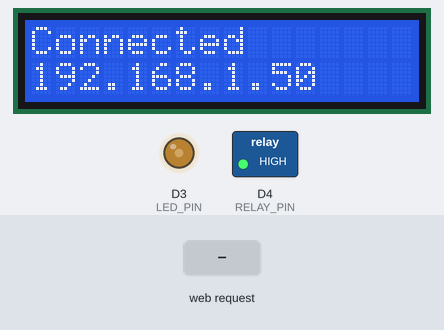
Bench run of a sketch on a simulated ESP8266 (NodeMCU). On the bench: 16×2 character LCD, switched loads named in the sketch (green lamp = pin HIGH), output pins drawn as LEDs (lit = HIGH). The test bench sets the inputs (shaded band). WiFi joins after 1.5 s; servers stay silent unless stated; what the sketch prints to the serial monitor is not drawn. At 13.3 s the program puts the board to deep sleep or switches it off; the recording ends there.

Above: at 5.8 s.
5.9 s: HTTP request GET /relay/on received
At 7.2 s:
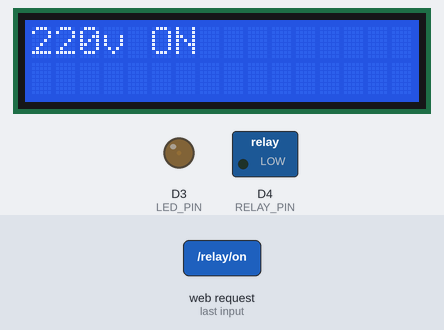
8.1 s: HTTP request GET /relay/off received
At 10.0 s:
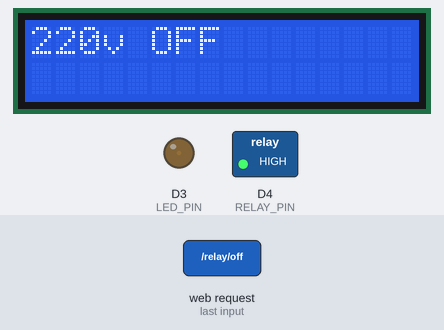
10.3 s: HTTP request GET /mode/sleep/wifi received
At 11.8 s:
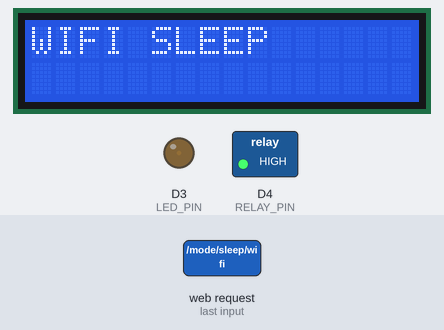
12.3 s: HTTP request GET /mode/sleep received
At 12.7 s:
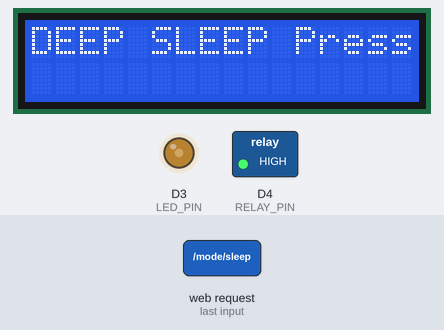
Timing chart, 0 to 13.3 s (numbered marks = the images above; inputs shaded):
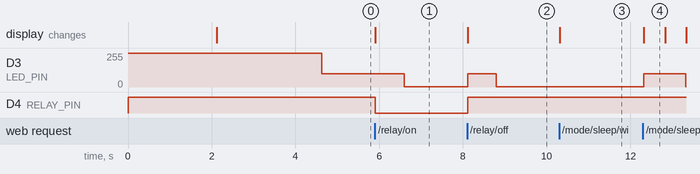

Measured:
- after the input at 5.9 s, D3 (LED_PIN): 100/255 → 2/255 after 0.70 s; D4 (RELAY_PIN): HIGH → LOW at once; the display: changes at once (image 1)
- after the input at 8.1 s, D3 (LED_PIN): 2/255 → 100/255 at once, → 2/255 0.69 s later; D4 (RELAY_PIN): LOW → HIGH at once; the display: changes at once (image 2)
- after the input at 10.3 s, the display: changes at once (image 3)
- after the input at 12.3 s, D3 (LED_PIN): 2/255 → 100/255 at once, → 2/255 1.0 s later; the display: changes at once (image 4)
- what the display in image 4 shows lasts 0.5 s, from 12.3 s to 12.8 s

The sketch:

mini-display-v1.2.ino
```cpp
// (licence header left out)
#include <ESP8266WiFi.h>
#include <ESP8266LLMNR.h>
#include <ESP8266WebServer.h>
#include <WiFiClient.h>
//#include "DHT.h" //DHT Bibliothek laden

//LCD try
#include <Wire.h>
#include <LiquidCrystal_I2C.h>

// Actual device, the IC2 address may change.
LiquidCrystal_I2C lcd(0x27, 16, 2);

#define LED_PIN D3
#define RELAY_PIN D4

//#define DHTPIN D5 //Der Sensor wird an PIN 2 angeschlossen
//#define DHTTYPE DHT11    // Es handelt sich um den DHT11 Sensor
//DHT dht(DHTPIN, DHTTYPE);

// WIFI Access Home / AndroidAP define this in array to allow trying different Wlan networks
char* ssids[] = {"KabelBox-A210", "AndroidAP"};
char* passwords[] = {"14237187131701431551", "fasfasnar"};
const byte wifiLength = 2; // Number of networks above
// TODO Check how to get length of array in C++
byte wifiIndex = 0;
boolean wlGiveUp = false;
// ORDER of array should match SSID[0]->Password[0] // NEL 3162681x

float temperature, humidity;
unsigned long previousMillis = 0; // When was the sensor last read
const long interval = 10000;      // Wait N seconds before reading again
const int deepSleepAfter = 6;     // 6 will go to sleep in a minute
int countTenSec = 0;              // Counter to go to sleep after N*10 seconds
int ledOnPwm = 100; // LCD backlight led
int ledOnPwmHigh = 800;
int actualLedPwm = ledOnPwm;
char* displayMode = "weather"; // Remember Strings go always with "" not with ''

ESP8266WebServer server(80);

void setup(void) {
  Serial.begin(115200);
  pinMode(LED_PIN, OUTPUT);
  pinMode(RELAY_PIN, OUTPUT);
  analogWrite(LED_PIN, 500);
  digitalWrite(RELAY_PIN, HIGH);

  lcd.init();
  lcd.backlight();
  lcd.print("MINI-DISPLAY NEL");

  // Connect to WiFi network
  WiFi.mode(WIFI_STA);

  int countTryConnection = 30;      // loop N times per Wlan before giving up

  while (WiFi.status() != WL_CONNECTED) {
    char* ssid = ssids[wifiIndex];
    char* password = passwords[wifiIndex];

    if (countTryConnection % 10 == 0) {
      WiFi.begin(ssid, password);
      lcd.setCursor(0, 1);
      lcd.print("Try:" + String(ssid) + " ");

      wifiIndex++;
      if (wifiIndex > wifiLength-1) wifiIndex = 0;
    }
    if (countTryConnection == 0) {
      lcd.clear();
      lcd.print("Can not connect");
      lcd.setCursor(0, 1);
      lcd.print("to defined WiFi");
      delay(1000);
      handle_sleep();
    }
    // Wait for connection
    delay(1000);
    lcd.print(".");
    countTryConnection--;
  }
  Serial.print("IP address: ");
  Serial.println(WiFi.localIP());
  // Show IP in display
  lcd.clear();

  lcd.setCursor(0, 0);
  lcd.print("Connected");
  lcd.setCursor(0, 1);
  lcd.print(WiFi.localIP());

  // Start LLMNR responder
  LLMNR.begin("esp8266");
  // Start HTTP server
  server.onNotFound(handle_http_not_found);
  server.on("/", handle_http_root);
  server.on("/4/1", handle4low);
  server.on("/4/2", handle4high);
  server.on("/4/0", handle4off);
  server.on("/lcd-write", handleLcdWrite);

  server.on("/relay/on", handleRelayOn);
  server.on("/relay/off", handleRelayOff);

  server.on("/mode/sleep", []() {
    server.send(200, "text/plain", "CPU deep sleep enabled. Press Reset to wake up");
    handle_sleep();
  });
  server.on("/mode/sleep/wifi", []() {
    server.send(200, "text/plain", "WIFI sleep enabled. Press Reset to wake up");
    handle_wifi_sleep();
  });

  server.begin();

  Serial.println("HTTP server started");
  delay(2500);
  analogWrite(LED_PIN, ledOnPwm);
}

void handle_sleep() {
  lcd.clear();
  lcd.print("DEEP SLEEP Press");
  analogWrite(LED_PIN, actualLedPwm);
  delay(500);
  lcd.setCursor(0, 1);
  lcd.print("reset to disable");
  backlightDim(actualLedPwm);
  lcd.noBacklight();
  ESP.deepSleep(0);
}
void handle_wifi_sleep() {
  lcd.clear();
  lcd.print("WIFI SLEEP");
  backlightDim(actualLedPwm);
  WiFi.disconnect();
}

void handle_http_not_found() {
  server.send(404, "text/plain", "Not Found");
}

void handle_http_root() {

  String headers = "<head><link rel=\"stylesheet\" href=\"https://maxcdn.bootstrapcdn.com/bootstrap/4.0.0/css/bootstrap.min.css\">";
  headers += "<meta name='viewport' content='width=device-width,initial-scale=1'></head>";
  String html = "<body><div class='container-fluid'><div class='row'>";
  html += "<div class='row'><div class='col-md-6'><h4>Mini-display options:</h4><br>";
  html += "<a class='btn btn-success btn-lg btn-block' href='/relay/on' target='frame'>220v ON</a><br>";
  html += "<a class='btn btn-dark btn-lg btn-block' href='/relay/off' target='frame'>220v OFF</a><br>";

  html += "<a class='btn btn-primary form-control' href='4/1' target='frame'>LCD backlight Low</a><br>";
  html += "<a class='btn btn-primary form-control' href='4/2' target='frame'>LCD backlight High</a><br>";
  html += "<a class='btn btn-primary form-control' href='4/0' target='frame'>LCD backlight Off</a><br><br>";

  html += "</div><div class='col-md-6'><h4>Message to Display:</h4>";
  html += "<br><form action='/lcd-write' target='frame' method='POST'>";
  html += "<input type='text' name='l1' maxlength=16 class='form-control'><br>";
  html += "<input type='text' name='l2' maxlength=16 class='form-control'><br>";
  html += "<input type='submit' value='Send to display' class='form-control'><form><br>";

  html += "<a class='btn btn-warning form-control' title='Keep relay switch state' href='/mode/sleep/wifi' target='frame'>Wifi sleep Mode</a>";
  html += "<a class='btn btn-danger form-control' href='/mode/sleep' target='frame'>Deep sleep Mode</a>";
  html += "</div></div></div></body>";
  html += "<iframe name='frame'></iframe>";
  server.send(200, "text/html", headers + html);
}

void handle4off() {
  analogWrite(LED_PIN, 0);
  server.send(200, "text/html");
}
void handle4low() {
  analogWrite(LED_PIN, ledOnPwm);
  actualLedPwm = ledOnPwm;
  server.send(200, "text/html");
}
void handle4high() {
  analogWrite(LED_PIN, ledOnPwmHigh);
  actualLedPwm = ledOnPwmHigh;
  server.send(200, "text/html");
}

void handleRelayOff() {
  lcd.clear();
  lcd.print("220v OFF");
  digitalWrite(RELAY_PIN, HIGH);
  analogWrite(LED_PIN, actualLedPwm);
  delay(200);
  backlightDim(actualLedPwm);
  server.send(200, "text/html", "Relay OFF");
}

void handleRelayOn() {
  lcd.clear();
  lcd.print("220v ON ");
  digitalWrite(RELAY_PIN, LOW);
  analogWrite(LED_PIN, actualLedPwm);
  delay(200);
  backlightDim(actualLedPwm);

  server.send(200, "text/html", "Relay ON");
}

void handleLcdWrite() {
  displayMode = "message";
  analogWrite(LED_PIN, ledOnPwm + 300);

  // Analizo el POST iterando cada value
  if (server.args() > 0) {
    lcd.clear();
    for (byte i = 0; i < server.args(); i++) {
      if (server.argName(i) == "l1") {
        lcd.setCursor(0, 0);
        lcd.print(server.arg(i));
      }
      if (server.argName(i) == "l2") {
        lcd.setCursor(0, 1);
        lcd.print(server.arg(i));
      }
    }
  }

  server.send(200, "text/html");
  delay(1000);
  analogWrite(LED_PIN, ledOnPwm);
}

// Dim backlight from brightness to 0
void backlightDim(int brightness) {
  Serial.println(brightness);
  while (brightness > 1) {
    analogWrite(LED_PIN, brightness);
    delay(5);
    brightness--;
  }
  //Serial.println(brightness);
}

void loop(void) {
  server.handleClient();
}
```
